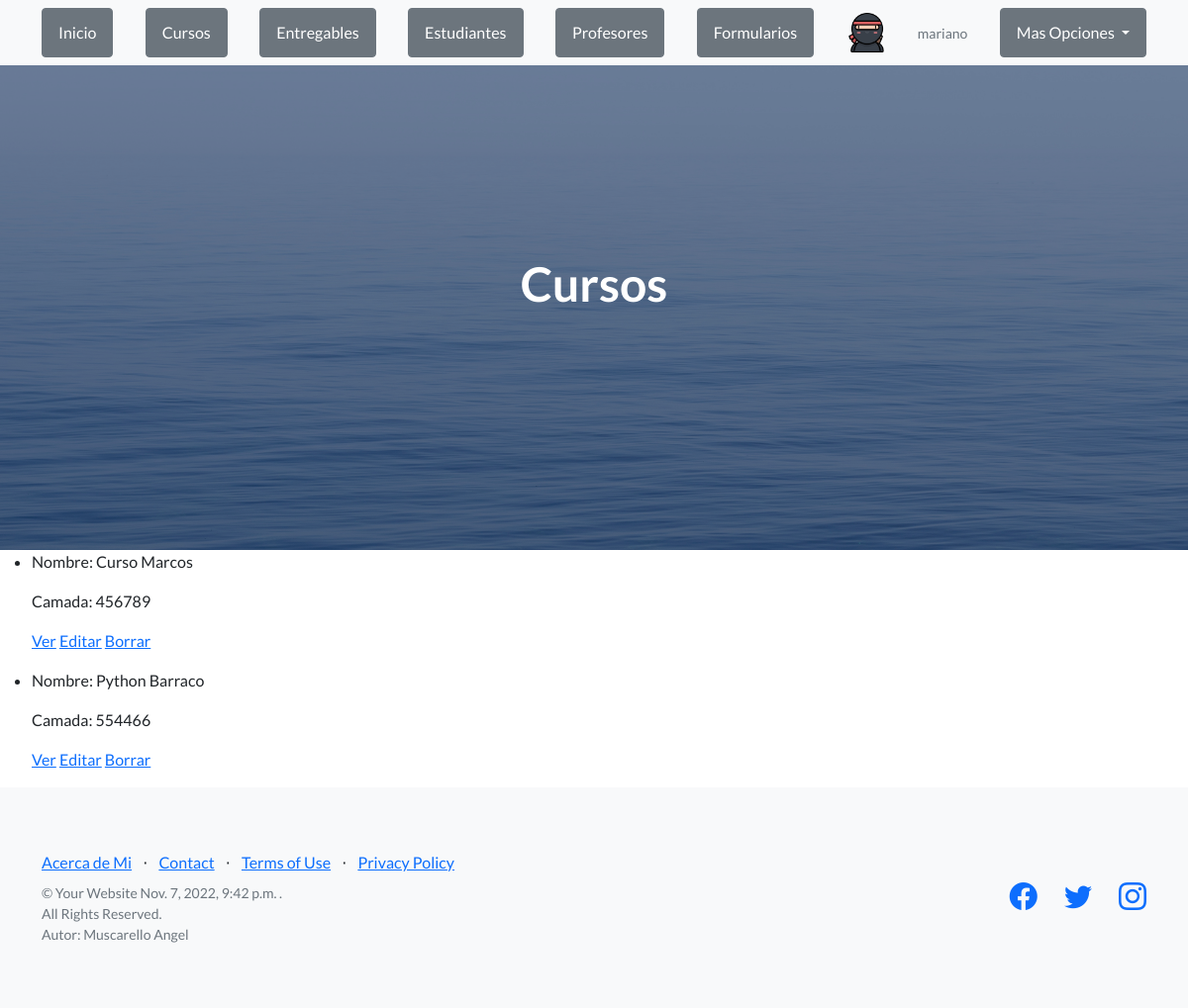
Before: /AppWeb/listCurso (signed in) with the older database file.
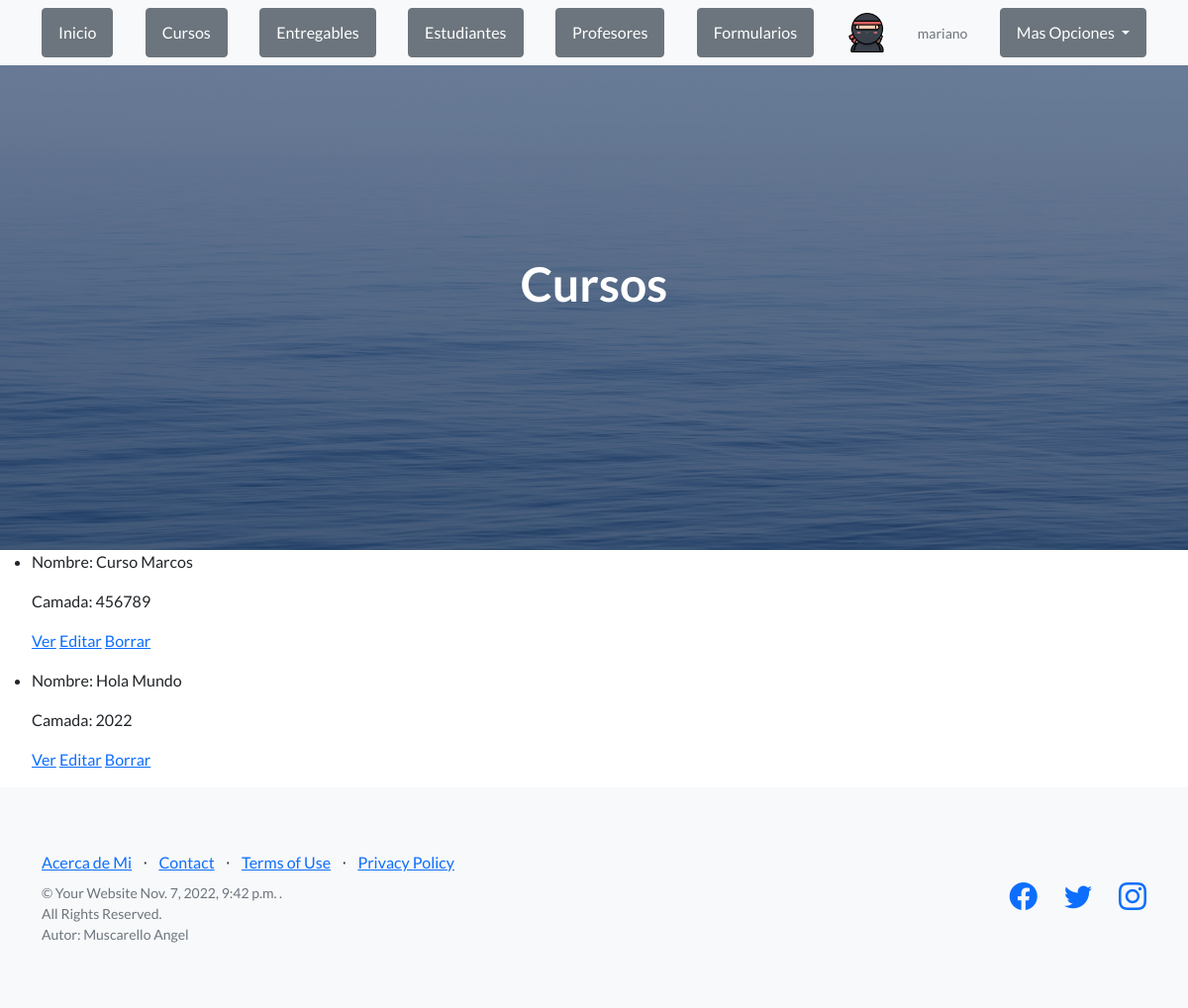
After: the same page with the newer database file.
### AppWeb/models.py (models this page shows, shortened)
class Curso(models.Model):
    nombre = models.CharField(max_length=40)
    camada = models.IntegerField()

### AppWeb/views.py (the view)
# urls.py: path("listCurso", ListCurso.as_view(), name="listCurso"),
class ListCurso(LoginRequiredMixin, ListView):
    model = Curso
    template_name = "AppWeb/listCursos.html"
    def get_context_data(self):
        fecha = datetime.now()
        avatar = Avatar.objects.filter(user=self.request.user).first()
        if avatar is not None:
            contexto = {
                "avatar": avatar.imagen.url,
                "cursos": Curso.objects.all(),
                "fecha": fecha
                }
        else:
            contexto = {
                "cursos": Curso.objects.all(),
                "fecha": fecha
            }
        return contexto

### AppWeb/templates/AppWeb/listCursos.html (shortened to what this page needs)
{% extends "AppWeb/padre.html" %}
{% load static %}
{% block contenidoQueCambia %}
<header class="masthead">
    <div class="container position-relative">
        <div class="row justify-content-center">
            <div class="col-xl-6">
                <div class="text-center text-white">
                    <h1 class="mb-5">Cursos</h1>
                </div>
            </div>
        </div>
    </div>
</header>
<ul>
    {% for curso in cursos %}
    <li>
        <p>Nombre: {{curso.nombre}}</p>
        <p>Camada: {{curso.camada}}</p>
        <p>
            <a href="{% url 'detailCurso' curso.id %}">Ver</a>
            <a href="{% url 'cursoEditar' curso.id %}">Editar</a>
            <a href="{% url 'cursoDelete' curso.id %}">Borrar</a>
        </p>
    </li>
    {% endfor %}
</ul>
{% endblock %}

### AppWeb/templates/AppWeb/padre.html (shortened to what this page needs)
<html lang="en">
    <head>
        {% load static %}
        <link href="https://cdn.jsdelivr.net/npm/bootstrap-icons@1.5.0/font/bootstrap-icons.css" rel="stylesheet" type="text/css" />
        <link href="{% static 'AppWeb/css/styles.css' %}" rel="stylesheet" />
    </head>
    <body>
        <nav class="navbar navbar-light bg-light static-top">
            <div class="container">
                {% if request.user.is_authenticated %}
                    <a class="btn btn-secondary" href="{% url 'Padre' %}">Inicio</a>
                    <a class="btn btn-secondary" href="{% url 'listCurso' %}">Cursos</a>
                    <a class="btn btn-secondary" href="{% url 'listEntregable' %}">Entregables</a>
                    <a class="btn btn-secondary" href="{% url 'listEstudiante' %}">Estudiantes</a>
                    <a class="btn btn-secondary" href="{% url 'listProfesor' %}">Profesores</a>
                    <a class="btn btn-secondary" href="{% url 'Formulario' %}">Formularios</a>
                    <div class="logo Ib7Efc">
                        <a href="{% url 'Padre' %}" data-hveid="9"><img src="{{ avatar }}" height="40" ></a>
                    </div>
                    <p class="text-muted small mb-4 mb-lg-0">{{user}}</p>
                    <div class="dropdown">
                        <button class="btn btn-secondary dropdown-toggle" type="button" id="dropdownmenu" data-bs-toggle="dropdown" aria-expanded="false">
                        Mas Opciones
                        </button>
                    {% endif%}
            </div>
        </nav>
        {% block contenidoQueCambia %}{% endblock %}
        <footer class="footer bg-light">
            <div class="container">
                <div class="row">
                    <div class="col-lg-6 h-100 text-center text-lg-start my-auto">
                        <ul class="list-inline mb-2">
                            <li class="list-inline-item"><a href="{% url 'acercaDeMi' %}">Acerca de Mi</a></li>
                            <li class="list-inline-item">⋅</li>
                            <li class="list-inline-item"><a href="#!">Contact</a></li>
                            <li class="list-inline-item">⋅</li>
                            <li class="list-inline-item"><a href="#!">Terms of Use</a></li>
                            <li class="list-inline-item">⋅</li>
                            <li class="list-inline-item"><a href="#!">Privacy Policy</a></li>
                        </ul>
                        <p class="text-muted small mb-4 mb-lg-0">&copy; Your Website {{ fecha }} .<br> All Rights Reserved.<br> Autor: Muscarello Angel</p>
                    </div>
                    <div class="col-lg-6 h-100 text-center text-lg-end my-auto">
                        <ul class="list-inline mb-0">
                            <li class="list-inline-item me-4">
                                <a href="#!"><i class="bi-facebook fs-3"></i></a>
                            </li>
                            <li class="list-inline-item me-4">
                                <a href="#!"><i class="bi-twitter fs-3"></i></a>
                            </li>
                            <li class="list-inline-item">
                                <a href="#!"><i class="bi-instagram fs-3"></i></a>
                            </li>
                        </ul>
                    </div>
                </div>
            </div>
        </footer>
    </body>
</html>

Changed rows visible on the page:
removed Curso: nombre "Python Barraco", camada "554466"
added Curso: nombre "Hola Mundo", camada "2022"
